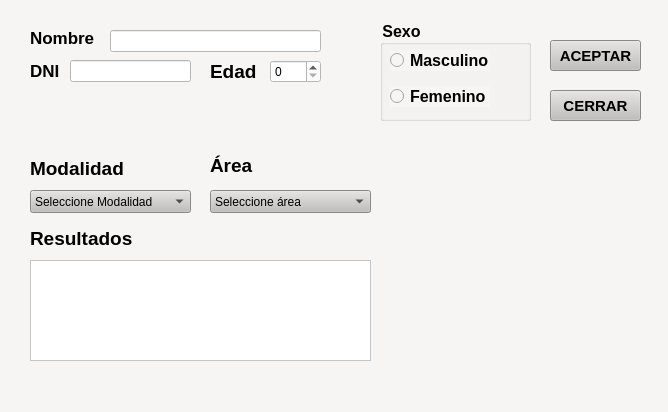
<?xml version="1.0" encoding="UTF-8"?>
<ui version="4.0">
 <class>MainWindow</class>
 <widget class="QMainWindow" name="MainWindow">
  <property name="geometry">
   <rect>
    <x>0</x>
    <y>0</y>
    <width>668</width>
    <height>412</height>
   </rect>
  </property>
  <property name="windowTitle">
   <string>MainWindow</string>
  </property>
  <property name="styleSheet">
   <string notr="true">background-color: rgb(246, 245, 244);
</string>
  </property>
  <widget class="QWidget" name="centralwidget">
   <widget class="QLabel" name="label">
    <property name="geometry">
     <rect>
      <x>30</x>
      <y>30</y>
      <width>71</width>
      <height>16</height>
     </rect>
    </property>
    <property name="font">
     <font>
      <pointsize>13</pointsize>
      <bold>true</bold>
     </font>
    </property>
    <property name="text">
     <string>Nombre</string>
    </property>
   </widget>
   <widget class="QLabel" name="label_2">
    <property name="geometry">
     <rect>
      <x>30</x>
      <y>63</y>
      <width>71</width>
      <height>16</height>
     </rect>
    </property>
    <property name="font">
     <font>
      <pointsize>13</pointsize>
      <bold>true</bold>
     </font>
    </property>
    <property name="text">
     <string>DNI</string>
    </property>
   </widget>
   <widget class="QLabel" name="label_3">
    <property name="geometry">
     <rect>
      <x>210</x>
      <y>63</y>
      <width>51</width>
      <height>16</height>
     </rect>
    </property>
    <property name="font">
     <font>
      <pointsize>14</pointsize>
      <bold>true</bold>
     </font>
    </property>
    <property name="text">
     <string>Edad</string>
    </property>
   </widget>
   <widget class="QLineEdit" name="txtNombre">
    <property name="geometry">
     <rect>
      <x>110</x>
      <y>30</y>
      <width>211</width>
      <height>22</height>
     </rect>
    </property>
    <property name="styleSheet">
     <string notr="true">background-color: rgb(255, 255, 255);</string>
    </property>
   </widget>
   <widget class="QGroupBox" name="groupBox">
    <property name="geometry">
     <rect>
      <x>380</x>
      <y>20</y>
      <width>151</width>
      <height>101</height>
     </rect>
    </property>
    <property name="font">
     <font>
      <pointsize>12</pointsize>
      <bold>true</bold>
     </font>
    </property>
    <property name="title">
     <string>Sexo</string>
    </property>
    <widget class="QRadioButton" name="rbMasculino">
     <property name="geometry">
      <rect>
       <x>10</x>
       <y>30</y>
       <width>100</width>
       <height>21</height>
      </rect>
     </property>
     <property name="font">
      <font>
       <pointsize>12</pointsize>
       <bold>true</bold>
      </font>
     </property>
     <property name="text">
      <string>Masculino</string>
     </property>
    </widget>
    <widget class="QRadioButton" name="rbFemenino">
     <property name="geometry">
      <rect>
       <x>10</x>
       <y>66</y>
       <width>100</width>
       <height>21</height>
      </rect>
     </property>
     <property name="font">
      <font>
       <pointsize>12</pointsize>
       <bold>true</bold>
      </font>
     </property>
     <property name="text">
      <string>Femenino</string>
     </property>
    </widget>
   </widget>
   <widget class="QPushButton" name="btnAceptar">
    <property name="geometry">
     <rect>
      <x>550</x>
      <y>40</y>
      <width>91</width>
      <height>31</height>
     </rect>
    </property>
    <property name="font">
     <font>
      <pointsize>11</pointsize>
      <bold>true</bold>
     </font>
    </property>
    <property name="styleSheet">
     <string notr="true">background-color: rgb(192, 191, 188);</string>
    </property>
    <property name="text">
     <string>ACEPTAR</string>
    </property>
   </widget>
   <widget class="QPushButton" name="btnCerrar">
    <property name="geometry">
     <rect>
      <x>550</x>
      <y>90</y>
      <width>91</width>
      <height>31</height>
     </rect>
    </property>
    <property name="font">
     <font>
      <pointsize>11</pointsize>
      <bold>true</bold>
     </font>
    </property>
    <property name="styleSheet">
     <string notr="true">background-color: rgb(192, 191, 188);</string>
    </property>
    <property name="text">
     <string>CERRAR</string>
    </property>
   </widget>
   <widget class="QSpinBox" name="spbEdad">
    <property name="geometry">
     <rect>
      <x>270</x>
      <y>60</y>
      <width>51</width>
      <height>23</height>
     </rect>
    </property>
    <property name="styleSheet">
     <string notr="true">background-color: rgb(255, 255, 255);</string>
    </property>
   </widget>
   <widget class="QLineEdit" name="txtDni">
    <property name="geometry">
     <rect>
      <x>70</x>
      <y>60</y>
      <width>121</width>
      <height>22</height>
     </rect>
    </property>
    <property name="styleSheet">
     <string notr="true">background-color: rgb(255, 255, 255);</string>
    </property>
   </widget>
   <widget class="QLabel" name="label_4">
    <property name="geometry">
     <rect>
      <x>30</x>
      <y>160</y>
      <width>111</width>
      <height>16</height>
     </rect>
    </property>
    <property name="font">
     <font>
      <pointsize>14</pointsize>
      <bold>true</bold>
     </font>
    </property>
    <property name="text">
     <string>Modalidad</string>
    </property>
   </widget>
   <widget class="QLabel" name="label_5">
    <property name="geometry">
     <rect>
      <x>210</x>
      <y>150</y>
      <width>51</width>
      <height>31</height>
     </rect>
    </property>
    <property name="font">
     <font>
      <pointsize>14</pointsize>
      <bold>true</bold>
     </font>
    </property>
    <property name="text">
     <string>Área</string>
    </property>
   </widget>
   <widget class="QComboBox" name="cboModalidad">
    <property name="geometry">
     <rect>
      <x>30</x>
      <y>190</y>
      <width>161</width>
      <height>23</height>
     </rect>
    </property>
    <property name="styleSheet">
     <string notr="true">background-color: rgb(192, 191, 188);</string>
    </property>
    <item>
     <property name="text">
      <string>Seleccione Modalidad</string>
     </property>
    </item>
    <item>
     <property name="text">
      <string>Practicante</string>
     </property>
    </item>
    <item>
     <property name="text">
      <string>Medio Tiempo</string>
     </property>
    </item>
    <item>
     <property name="text">
      <string>Tiempo Completo</string>
     </property>
    </item>
   </widget>
   <widget class="QComboBox" name="cboArea">
    <property name="geometry">
     <rect>
      <x>210</x>
      <y>190</y>
      <width>161</width>
      <height>23</height>
     </rect>
    </property>
    <property name="styleSheet">
     <string notr="true">background-color: rgb(192, 191, 188);</string>
    </property>
    <item>
     <property name="text">
      <string>Seleccione área</string>
     </property>
    </item>
    <item>
     <property name="text">
      <string>Desarrollo de Sistemas</string>
     </property>
    </item>
    <item>
     <property name="text">
      <string>Redes Informáticas</string>
     </property>
    </item>
    <item>
     <property name="text">
      <string>Soporte Técnico</string>
     </property>
    </item>
   </widget>
   <widget class="QLabel" name="label_7">
    <property name="geometry">
     <rect>
      <x>30</x>
      <y>230</y>
      <width>111</width>
      <height>16</height>
     </rect>
    </property>
    <property name="font">
     <font>
      <pointsize>14</pointsize>
      <bold>true</bold>
     </font>
    </property>
    <property name="text">
     <string>Resultados</string>
    </property>
   </widget>
   <widget class="QTextEdit" name="txtResultado">
    <property name="geometry">
     <rect>
      <x>30</x>
      <y>260</y>
      <width>341</width>
      <height>101</height>
     </rect>
    </property>
    <property name="styleSheet">
     <string notr="true">background-color: rgb(255, 255, 255);</string>
    </property>
   </widget>
   <widget class="QLabel" name="label_6">
    <property name="geometry">
     <rect>
      <x>400</x>
      <y>170</y>
      <width>241</width>
      <height>181</height>
     </rect>
    </property>
    <property name="text">
     <string/>
    </property>
    <property name="pixmap">
     <pixmap>usuario3.png</pixmap>
    </property>
    <property name="scaledContents">
     <bool>true</bool>
    </property>
   </widget>
  </widget>
  <widget class="QMenuBar" name="menubar">
   <property name="geometry">
    <rect>
     <x>0</x>
     <y>0</y>
     <width>668</width>
     <height>20</height>
    </rect>
   </property>
  </widget>
  <widget class="QStatusBar" name="statusbar"/>
 </widget>
 <resources/>
 <connections/>
</ui>
